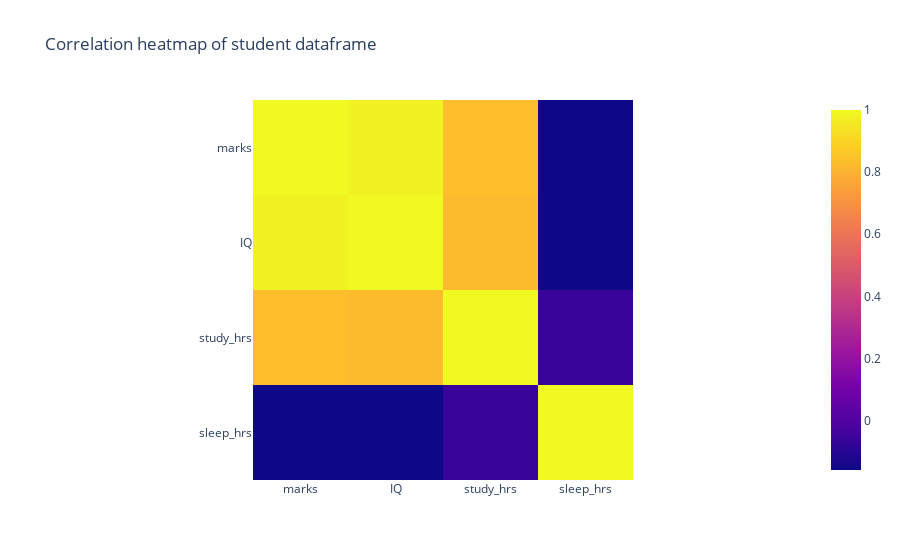

The code cell stored with this chart in its notebook:
### Markdown cell above
Because collinearity occurs over the *linear relationship* between variables, a *correlation heatmap* is a great way to get us started on identifying which variables are highly related. Correlation heatmaps display a matrix of correlation coefficients between pairs of variables in a dataset, with the colour of each element in the matrix representing the degree of correlation between a pair of variables.

### Code cell
import plotly.express as px
px.imshow(student_df.corr(), title="Correlation heatmap of student dataframe")

### Figure 1 — Plotly figure (JSON) as saved in the notebook; plotly's stock layout.template omitted (floating-point values rounded to 4 significant figures)
{"data": [{"coloraxis": "coloraxis", "hovertemplate": "x: %{x}<br>y: %{y}<br>color: %{z}<extra></extra>", "type": "heatmap", "x": ["marks", "IQ", "study_hrs", "sleep_hrs"], "y": ["marks", "IQ", "study_hrs", "sleep_hrs"], "z": [[1, 0.9779, 0.8374, -0.1593], [0.9779, 1, 0.8235, -0.1594], [0.8374, 0.8235, 1, -0.05986], [-0.1593, -0.1594, -0.05986, 1]]}], "layout": {"coloraxis": {"colorscale": [[0, "#0d0887"], [0.1111, "#46039f"], [0.2222, "#7201a8"], [0.3333, "#9c179e"], [0.4444, "#bd3786"], [0.5556, "#d8576b"], [0.6667, "#ed7953"], [0.7778, "#fb9f3a"], [0.8889, "#fdca26"], [1, "#f0f921"]]}, "title": {"text": "Correlation heatmap of student dataframe"}, "xaxis": {"constrain": "domain", "scaleanchor": "y"}, "yaxis": {"autorange": "reversed", "constrain": "domain"}}}
